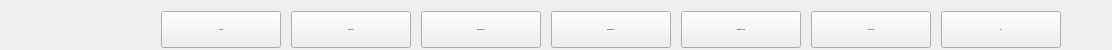
    <widget class="QFrame" name="middle_n_frame">
     <property name="sizePolicy">
      <sizepolicy hsizetype="Preferred" vsizetype="Fixed">
       <horstretch>0</horstretch>
       <verstretch>0</verstretch>
      </sizepolicy>
     </property>
     <property name="minimumSize">
      <size>
       <width>0</width>
       <height>50</height>
      </size>
     </property>
     <property name="maximumSize">
      <size>
       <width>16777215</width>
       <height>50</height>
      </size>
     </property>
     <property name="font">
      <font>
       <family>Yu Gothic UI</family>
       <pointsize>10</pointsize>
      </font>
     </property>
     <property name="frameShape">
      <enum>QFrame::Shape::NoFrame</enum>
     </property>
     <property name="frameShadow">
      <enum>QFrame::Shadow::Plain</enum>
     </property>
     <layout class="QGridLayout" name="gridLayout_3">
      <item row="0" column="1">
       <layout class="QHBoxLayout" name="horizontalLayout">
        <property name="spacing">
         <number>10</number>
        </property>
        <item>
         <widget class="QPushButton" name="btn_kaydet">
          <property name="sizePolicy">
           <sizepolicy hsizetype="Fixed" vsizetype="Fixed">
            <horstretch>0</horstretch>
            <verstretch>0</verstretch>
           </sizepolicy>
          </property>
          <property name="minimumSize">
           <size>
            <width>120</width>
            <height>37</height>
           </size>
          </property>
          <property name="maximumSize">
           <size>
            <width>120</width>
            <height>30</height>
           </size>
          </property>
          <property name="font">
           <font>
            <family>Yu Gothic UI</family>
            <pointsize>-1</pointsize>
            <bold>true</bold>
            <kerning>false</kerning>
           </font>
          </property>
          <property name="styleSheet">
           <string notr="true"/>
          </property>
          <property name="text">
           <string>KAYDET</string>
          </property>
         </widget>
        </item>
        <item>
         <widget class="QPushButton" name="btn_yeni">
          <property name="sizePolicy">
           <sizepolicy hsizetype="Fixed" vsizetype="Fixed">
            <horstretch>0</horstretch>
            <verstretch>0</verstretch>
           </sizepolicy>
          </property>
          <property name="minimumSize">
           <size>
            <width>120</width>
            <height>37</height>
           </size>
          </property>
          <property name="maximumSize">
           <size>
            <width>120</width>
            <height>30</height>
           </size>
          </property>
          <property name="font">
           <font>
            <family>Yu Gothic UI</family>
            <pointsize>-1</pointsize>
            <bold>true</bold>
            <kerning>false</kerning>
           </font>
          </property>
          <property name="text">
           <string>YENİ KAYIT</string>
          </property>
         </widget>
        </item>
        <item>
         <widget class="QPushButton" name="btn_pdfye_aktar">
          <property name="sizePolicy">
           <sizepolicy hsizetype="Fixed" vsizetype="Fixed">
            <horstretch>0</horstretch>
            <verstretch>0</verstretch>
           </sizepolicy>
          </property>
          <property name="minimumSize">
           <size>
            <width>120</width>
            <height>37</height>
           </size>
          </property>
          <property name="maximumSize">
           <size>
            <width>120</width>
            <height>30</height>
           </size>
          </property>
          <property name="font">
           <font>
            <family>Yu Gothic UI</family>
            <pointsize>-1</pointsize>
            <bold>true</bold>
            <kerning>false</kerning>
           </font>
          </property>
          <property name="text">
           <string>PDF'YE AKTAR</string>
          </property>
         </widget>
        </item>
        <item>
         <widget class="QPushButton" name="btn_excel_yukle">
          <property name="sizePolicy">
           <sizepolicy hsizetype="Fixed" vsizetype="Fixed">
            <horstretch>0</horstretch>
            <verstretch>0</verstretch>
           </sizepolicy>
          </property>
          <property name="minimumSize">
           <size>
            <width>120</width>
            <height>37</height>
           </size>
          </property>
          <property name="maximumSize">
           <size>
            <width>120</width>
            <height>30</height>
           </size>
          </property>
          <property name="font">
           <font>
            <family>Yu Gothic UI</family>
            <pointsize>-1</pointsize>
            <bold>true</bold>
            <kerning>false</kerning>
           </font>
          </property>
          <property name="text">
           <string>EXCEL'DEN AL</string>
          </property>
         </widget>
        </item>
        <item>
         <widget class="QPushButton" name="btn_excele_aktar">
          <property name="sizePolicy">
           <sizepolicy hsizetype="Fixed" vsizetype="Fixed">
            <horstretch>0</horstretch>
            <verstretch>0</verstretch>
           </sizepolicy>
          </property>
          <property name="minimumSize">
           <size>
            <width>120</width>
            <height>37</height>
           </size>
          </property>
          <property name="maximumSize">
           <size>
            <width>120</width>
            <height>30</height>
           </size>
          </property>
          <property name="font">
           <font>
            <family>Yu Gothic UI</family>
            <pointsize>-1</pointsize>
            <bold>true</bold>
            <kerning>false</kerning>
           </font>
          </property>
          <property name="text">
           <string>EXCEL'E AKTAR</string>
          </property>
         </widget>
        </item>
        <item>
         <widget class="QPushButton" name="btn_aktifpasif">
          <property name="sizePolicy">
           <sizepolicy hsizetype="Fixed" vsizetype="Fixed">
            <horstretch>0</horstretch>
            <verstretch>0</verstretch>
           </sizepolicy>
          </property>
          <property name="minimumSize">
           <size>
            <width>120</width>
            <height>37</height>
           </size>
          </property>
          <property name="maximumSize">
           <size>
            <width>120</width>
            <height>30</height>
           </size>
          </property>
          <property name="font">
           <font>
            <family>Yu Gothic UI</family>
            <pointsize>-1</pointsize>
            <bold>true</bold>
            <kerning>false</kerning>
           </font>
          </property>
          <property name="text">
           <string>AKTİF / PASİF</string>
          </property>
          <property name="checked">
           <bool>false</bool>
          </property>
         </widget>
        </item>
        <item>
         <widget class="QPushButton" name="btn_sil">
          <property name="sizePolicy">
           <sizepolicy hsizetype="Fixed" vsizetype="Fixed">
            <horstretch>0</horstretch>
            <verstretch>0</verstretch>
           </sizepolicy>
          </property>
          <property name="minimumSize">
           <size>
            <width>120</width>
            <height>37</height>
           </size>
          </property>
          <property name="maximumSize">
           <size>
            <width>120</width>
            <height>30</height>
           </size>
          </property>
          <property name="font">
           <font>
            <family>Yu Gothic UI</family>
            <pointsize>-1</pointsize>
            <bold>true</bold>
            <kerning>false</kerning>
           </font>
          </property>
          <property name="focusPolicy">
           <enum>Qt::FocusPolicy::StrongFocus</enum>
          </property>
          <property name="text">
           <string>SİL</string>
          </property>
         </widget>
        </item>
        <item>
         <spacer name="horizontalSpacer_2">
          <property name="orientation">
           <enum>Qt::Orientation::Horizontal</enum>
          </property>
          <property name="sizeHint" stdset="0">
           <size>
            <width>40</width>
            <height>20</height>
           </size>
          </property>
         </spacer>
        </item>
       </layout>
      </item>
      <item row="0" column="0">
       <spacer name="horizontalSpacer_4">
        <property name="orientation">
         <enum>Qt::Orientation::Horizontal</enum>
        </property>
        <property name="sizeType">
         <enum>QSizePolicy::Policy::Fixed</enum>
        </property>
        <property name="sizeHint" stdset="0">
         <size>
          <width>150</width>
          <height>20</height>
         </size>
        </property>
       </spacer>
      </item>
     </layout>
    </widget>
